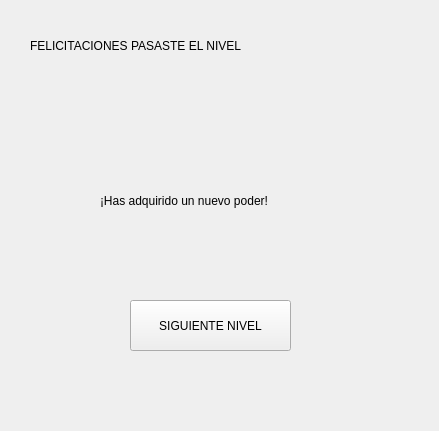
<?xml version="1.0" encoding="UTF-8"?>
<ui version="4.0">
 <class>SeleccionArma</class>
 <widget class="QWidget" name="SeleccionArma">
  <property name="geometry">
   <rect>
    <x>0</x>
    <y>0</y>
    <width>439</width>
    <height>431</height>
   </rect>
  </property>
  <property name="windowTitle">
   <string>Form</string>
  </property>
  <widget class="QPushButton" name="botonPresionado">
   <property name="geometry">
    <rect>
     <x>130</x>
     <y>300</y>
     <width>161</width>
     <height>51</height>
    </rect>
   </property>
   <property name="text">
    <string>SIGUIENTE NIVEL</string>
   </property>
  </widget>
  <widget class="QLabel" name="label">
   <property name="geometry">
    <rect>
     <x>30</x>
     <y>20</y>
     <width>401</width>
     <height>51</height>
    </rect>
   </property>
   <property name="styleSheet">
    <string notr="true">font: 700 italic 14pt &quot;Segoe UI&quot;;</string>
   </property>
   <property name="text">
    <string>FELICITACIONES PASASTE EL NIVEL</string>
   </property>
  </widget>
  <widget class="QLabel" name="label_2">
   <property name="geometry">
    <rect>
     <x>70</x>
     <y>190</y>
     <width>31</width>
     <height>21</height>
    </rect>
   </property>
   <property name="styleSheet">
    <string notr="true">background-image: url(:/Imagenes/videoJuego/rata.png);</string>
   </property>
   <property name="text">
    <string/>
   </property>
  </widget>
  <widget class="QLabel" name="label_3">
   <property name="geometry">
    <rect>
     <x>100</x>
     <y>190</y>
     <width>261</width>
     <height>21</height>
    </rect>
   </property>
   <property name="styleSheet">
    <string notr="true">font: 700 italic 10pt &quot;Segoe UI&quot;;</string>
   </property>
   <property name="text">
    <string>¡Has adquirido un nuevo poder!</string>
   </property>
  </widget>
 </widget>
 <resources/>
 <connections/>
</ui>
